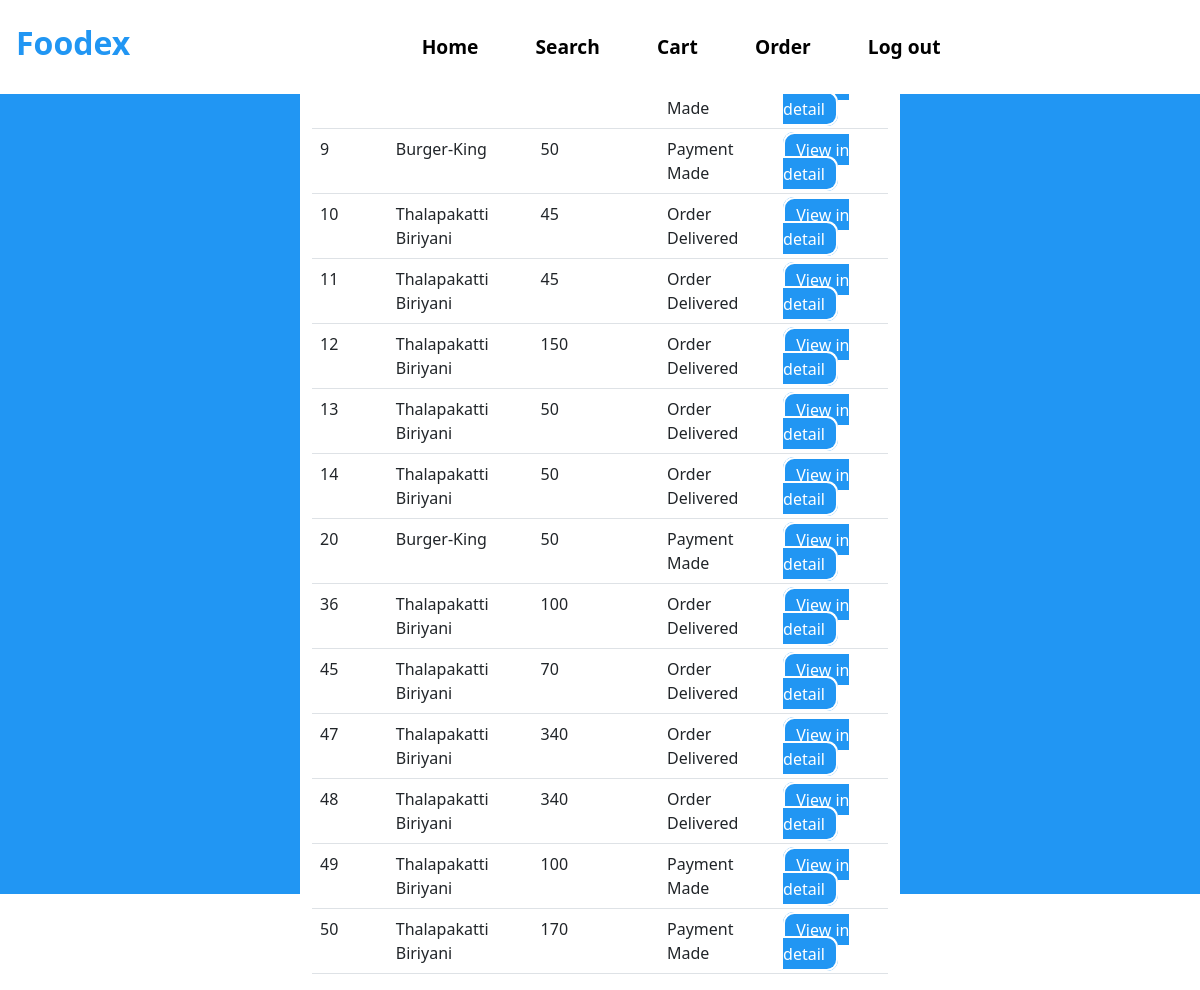
The page /User-order (signed in) on the database its author committed.
### tables this page shows
CREATE TABLE ORDER_TABLE(
                        ORDER_ID INTEGER PRIMARY KEY AUTOINCREMENT,
                        ORDER_AMOUNT INTEGER,
                        DELIVERYBOY_ID INTEGER, 
                        ORDER_STATUS TEXT,  						
                        USER_ID INTEGER, 
  						RESTAURANT_ID INTEGER, 
  						FOREIGN KEY (USER_ID) REFERENCES USER(USER_ID),
  						FOREIGN KEY (DELIVERYBOY_ID) REFERENCES DELIVERYBOY(DELIVERYBOY_ID),
  						FOREIGN KEY (RESTAURANT_ID) REFERENCES RESTAURANT(RESTAURANT_ID)             
                       );

CREATE TABLE RESTAURANT(
                        RESTAURANT_ID INTEGER PRIMARY KEY AUTOINCREMENT,
                        NAME_OF_RESTAURANT TEXT,
                        RESTAURANT_PASSWORD TEXT,
                        ADDRESS TEXT,
                        MOBILE_NO INTEGER,
                        RESTAURANT_PIN TEXT,
                        RESTAURANT_WALLET_BALANCE INTEGER
                       );

### app.py (the view)
@app.route("/User-order")
def view_Order():
    getid = str(session["id"])
    cursor=connection.cursor()
    cursor.execute("SELECT order_id, order_amount, order_status,r.name_of_restaurant FROM ORDER_TABLE o JOIN RESTAURANT r on o.RESTAURANT_ID=r.RESTAURANT_ID WHERE o.USER_ID= "+getid)
    result=cursor.fetchall()
    return render_template("User_Order.html",Items=result)

### templates/User_Order.html (shortened to what this page needs)
<!DOCTYPE html>
<html lang="en">
<head>
    <link href="https://cdn.jsdelivr.net/npm/bootstrap@5.1.3/dist/css/bootstrap.min.css" rel="stylesheet">
    <link rel= "stylesheet" type= "text/css" href= "{{ url_for('static',filename='Styles.css') }}">
</head>
<body>
<nav class="navbar navbar-expand-lg bg-white">
  <h3 class="navbar-brand Logo" style="color:#2196f3;font-size: 2rem;"href="#">Foodex</h3>
    <div class="container">
  <div class="collapse navbar-collapse" id="navbarSupportedContent">
    <ul class="navbar-nav mr-auto nav-links">
        <li class="nav-item">
        <a class="nav-link nav-link-btn" href="/User-Dashboard">Home</a>
      </li>
      <li class="nav-item">
        <a class="nav-link nav-link-btn" href="/View-Resturant">Search</a>
      </li>
      <li class="nav-item">
        <a class="nav-link nav-link-btn" href="/User-cart">Cart</a>
      </li>
        <li class="nav-item">
        <a class="nav-link nav-link-btn" href="/User-order">Order</a>
      </li>
        <li class="nav-item">
        <a class="nav-link nav-link-btn" href="/">Log out</a>
      </li>
    </ul>
  </div>
     </div>
</nav>
  <div class="ToCenter" style="background:#2196f3;">
  <div class="container">
        <div class="row">
            <div class="col">
                <table class="table">
                    {% if Items %}
                    <thead>
                      <tr>
                        <th scope="col">Order ID</th>
                          <th scope="col">Name of Resturant</th>
                        <th scope="col">Order Ammount</th>
                        <th scope="col">Order Status</th>
                      </tr>
                    </thead>
                    <tbody>
                      {% for i in Items %}
                      <tr>
                        <td>{{i[0]}}</td>
                          <td>{{i[3]}}</td>
                          <td>{{i[1]}}</td>
                          <td>{{i[2]}}</td>
                          <td> <a class="Edit-btn" style="background:#2196f3;" href="/View-Order-Detail?id={{i[0]}}">View in detail</a> </td>
                      </tr>
                      {% endfor %}
                    </tbody>
                    {% else %}
                    <h4 class="Logo">No Orders</h4>
                    {% endif %}
                  </table>
            </div>
        </div>
    </div>
    </div>
</body>
</html>

### static/Styles.css (style rules this page uses)
.ToCenter { display: flex; height: 100vh; width: 100vw; justify-content: center; align-items: center; }
.Logo { text-align: center; padding: 1rem; font-weight: bold; }
.nav-links { width: 100%; display: flex; flex-direction: column; justify-content: space-around; align-items: center; }
.nav-link-btn { border:solid 2px white; font-size: 1.2rem; border-radius: 0.7rem; font-weight: bold; color: black; }
.Edit-btn { border:solid 2px white; color: white; text-decoration:none; padding: 0.3rem 0.7rem; border-radius: 0.7rem; }

### templates/User_Order.html (style rules this page uses)
.container { width: 50vw; background: white; border-radius: 1rem; }

### rows shown on the page
ORDER_TABLE: ORDER_ID "9", NAME_OF_RESTAURANT "Burger-King", ORDER_AMOUNT "50", ORDER_STATUS "Payment Made"
ORDER_TABLE: ORDER_ID "10", NAME_OF_RESTAURANT "Thalapakatti Biriyani", ORDER_AMOUNT "45", ORDER_STATUS "Order Delivered"
ORDER_TABLE: ORDER_ID "11", NAME_OF_RESTAURANT "Thalapakatti Biriyani", ORDER_AMOUNT "45", ORDER_STATUS "Order Delivered"
ORDER_TABLE: ORDER_ID "12", NAME_OF_RESTAURANT "Thalapakatti Biriyani", ORDER_AMOUNT "150", ORDER_STATUS "Order Delivered"
ORDER_TABLE: ORDER_ID "13", NAME_OF_RESTAURANT "Thalapakatti Biriyani", ORDER_AMOUNT "50", ORDER_STATUS "Order Delivered"
ORDER_TABLE: ORDER_ID "14", NAME_OF_RESTAURANT "Thalapakatti Biriyani", ORDER_AMOUNT "50", ORDER_STATUS "Order Delivered"
ORDER_TABLE: ORDER_ID "20", NAME_OF_RESTAURANT "Burger-King", ORDER_AMOUNT "50", ORDER_STATUS "Payment Made"
ORDER_TABLE: ORDER_ID "36", NAME_OF_RESTAURANT "Thalapakatti Biriyani", ORDER_AMOUNT "100", ORDER_STATUS "Order Delivered"
ORDER_TABLE: ORDER_ID "45", NAME_OF_RESTAURANT "Thalapakatti Biriyani", ORDER_AMOUNT "70", ORDER_STATUS "Order Delivered"
ORDER_TABLE: ORDER_ID "47", NAME_OF_RESTAURANT "Thalapakatti Biriyani", ORDER_AMOUNT "340", ORDER_STATUS "Order Delivered"
ORDER_TABLE: ORDER_ID "48", NAME_OF_RESTAURANT "Thalapakatti Biriyani", ORDER_AMOUNT "340", ORDER_STATUS "Order Delivered"
ORDER_TABLE: ORDER_ID "49", NAME_OF_RESTAURANT "Thalapakatti Biriyani", ORDER_AMOUNT "100", ORDER_STATUS "Payment Made"
ORDER_TABLE: ORDER_ID "50", NAME_OF_RESTAURANT "Thalapakatti Biriyani", ORDER_AMOUNT "170", ORDER_STATUS "Payment Made"
